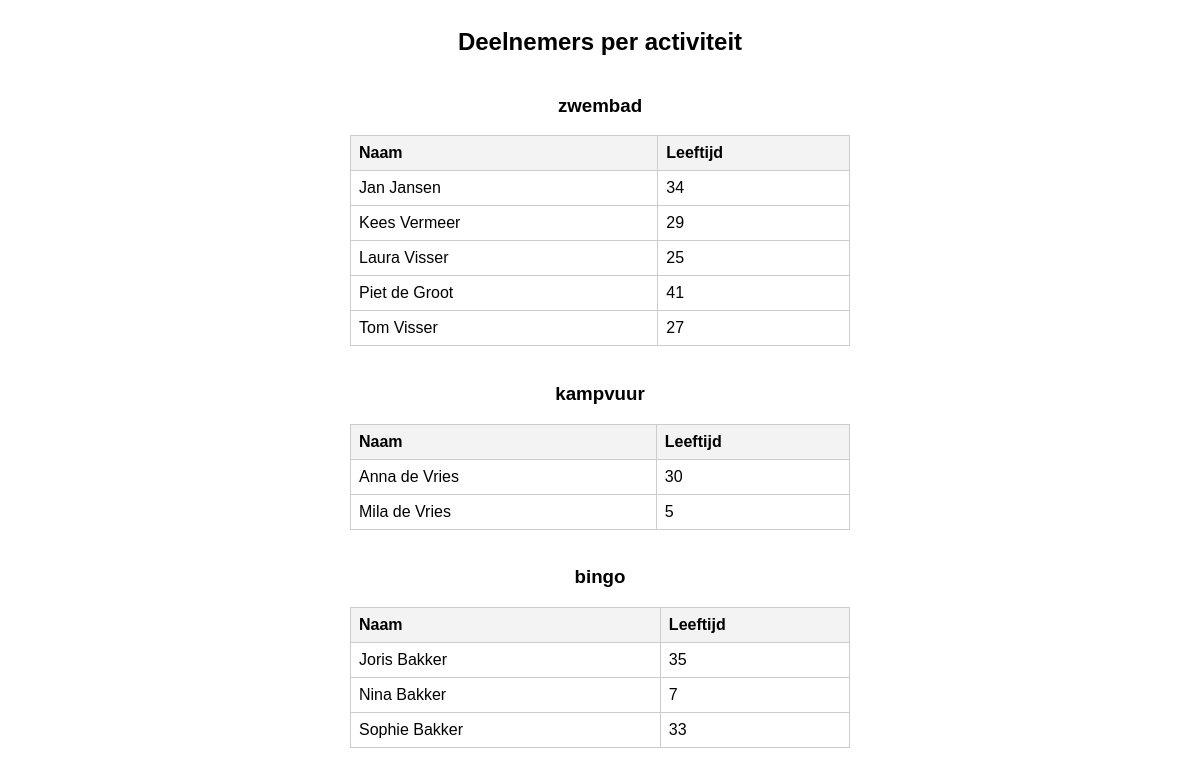
Screenshot of /deelnemers.php with the database file from the repository.
### tables this page shows
CREATE TABLE Activiteiten (
    id INT PRIMARY KEY AUTO_INCREMENT,
    naam VARCHAR(100) NOT NULL,
    beschrijving TEXT,
    max_deelnemers INT,
    
    

    prijs DECIMAL(10,2)
);

CREATE TABLE Deelnemers (
    id INT PRIMARY KEY AUTO_INCREMENT,
    reservering_id INT NOT NULL,
    naam VARCHAR(100) NOT NULL,
    leeftijd INT,
    CONSTRAINT fk_reservering
        FOREIGN KEY (reservering_id)
        REFERENCES Reserveringen(id)
        ON DELETE CASCADE,
    CONSTRAINT chk_leeftijd CHECK (leeftijd IS NULL OR leeftijd >= 0)
);

### public/deelnemers.php (the view, shortened to what this page needs)
<?php
$server = "localhost";
$gebruiker = "root";
$wachtwoord = "";
$database = "ActiviteitenDB";
$conn = new mysqli($server, $gebruiker, $wachtwoord, $database);
$sql = "
SELECT
    A.id AS activiteit_id,
    A.naam AS activiteit_naam,
    D.naam AS deelnemer_naam,
    D.leeftijd
FROM Activiteiten A
JOIN ActiviteitTijden AT ON A.id = AT.activiteit_id
JOIN Reserveringen R ON AT.id = R.activiteittijd_id
JOIN Deelnemers D ON R.id = D.reservering_id
ORDER BY A.id, D.naam
";
$resultaat = $conn->query($sql);
?>
<!DOCTYPE html>
<html lang="nl">
<head>
</head>
<body>
<h2>Deelnemers per activiteit</h2>
<?php
$huidige_activiteit = null;
while ($rij = $resultaat->fetch_assoc()) {
    if ($huidige_activiteit !== $rij['activiteit_id']) {
        if ($huidige_activiteit !== null) {
            echo "</table><br>";
        }
        $huidige_activiteit = $rij['activiteit_id'];
        echo "<h3>" . htmlspecialchars($rij['activiteit_naam']) . "</h3>";
        echo "
        <table>
            <tr>
                <th>Naam</th>
                <th>Leeftijd</th>
            </tr>
        ";
    }
    echo "
    <tr>
        <td>" . htmlspecialchars($rij['deelnemer_naam']) . "</td>
        <td>" . htmlspecialchars($rij['leeftijd']) . "</td>
    </tr>
    ";
}
echo "</table>";
?>
</body>
</html>

### public/deelnemers.php (style rules this page uses)
body { display: flex; flex-direction: column; align-items: center; font-family: Arial, sans-serif; }
table { width: 500px; border-collapse: collapse; }
th, td { padding: 8px; border: 1px solid #ccc; text-align: left; }
th { background: #f3f3f3; }

### rows the page displays
activiteiten: naam "zwembad", deelnemers.naam "Jan Jansen", deelnemers.leeftijd "34", deelnemers.naam "Kees Vermeer", deelnemers.leeftijd "29", deelnemers.naam "Laura Visser", deelnemers.leeftijd "25", deelnemers.naam "Piet de Groot", deelnemers.leeftijd "41", deelnemers.naam "Tom Visser", deelnemers.leeftijd "27"
activiteiten: naam "kampvuur", deelnemers.naam "Anna de Vries", deelnemers.leeftijd "30", deelnemers.naam "Mila de Vries", deelnemers.leeftijd "5"
activiteiten: naam "bingo", deelnemers.naam "Joris Bakker", deelnemers.leeftijd "35", deelnemers.naam "Nina Bakker", deelnemers.leeftijd "7", deelnemers.naam "Sophie Bakker", deelnemers.leeftijd "33"
